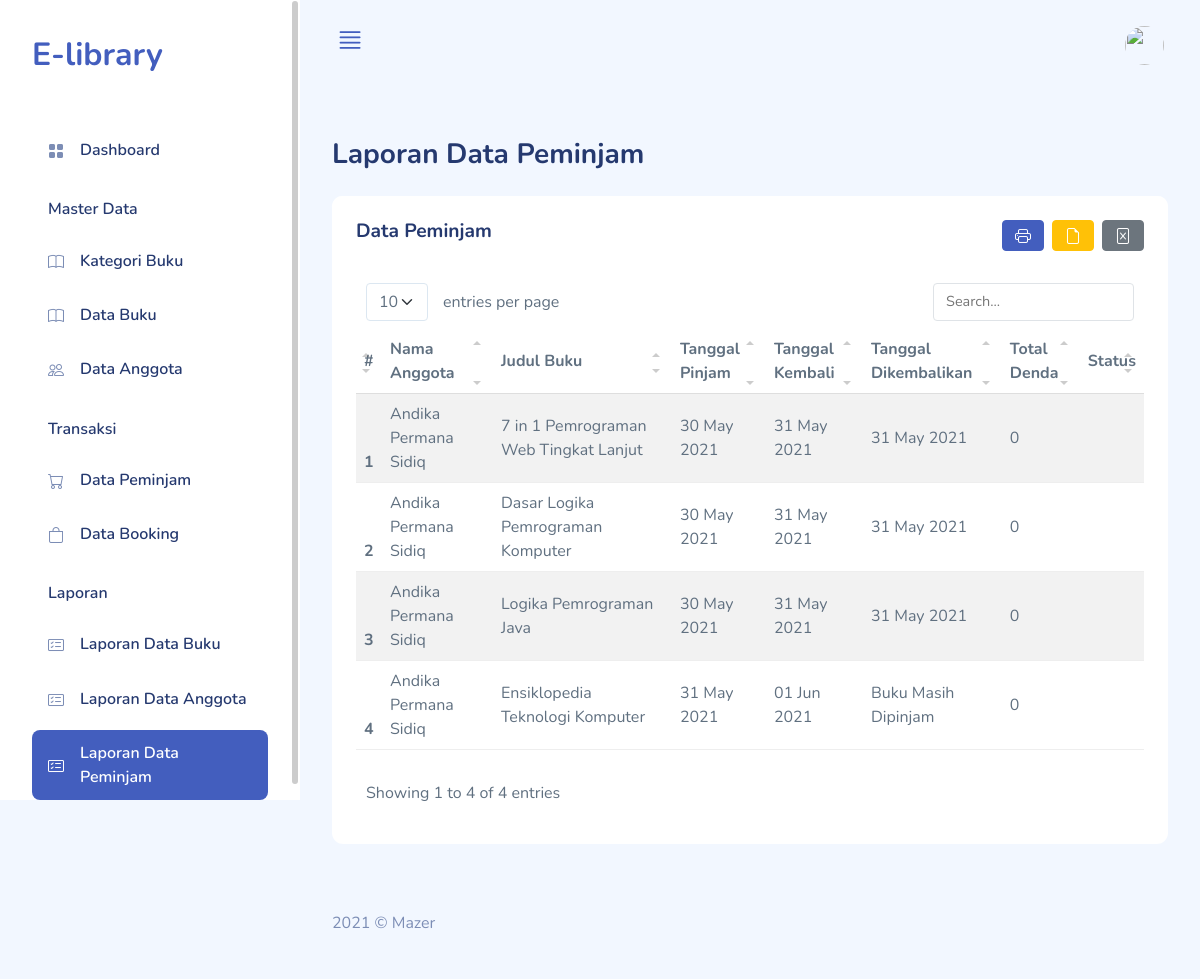
/index.php/laporan/laporan_pinjam, run on an earlier commit of the app's database.
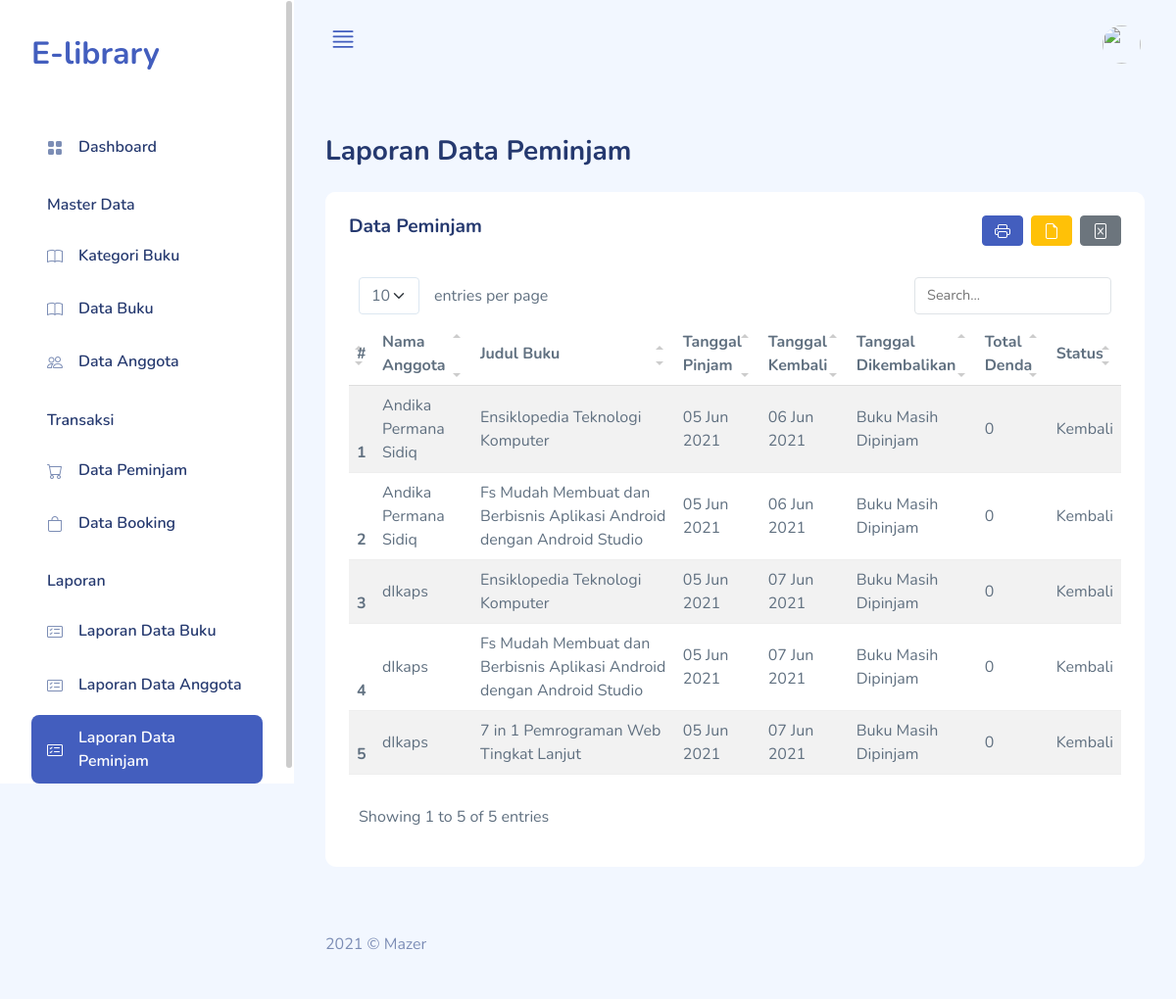
And on a later commit of the database.
### tables this page shows
CREATE TABLE `pinjam` (
  `no_pinjam` varchar(12) NOT NULL,
  `tgl_pinjam` date DEFAULT NULL,
  `id_booking` varchar(12) DEFAULT NULL,
  `id_user` int(11) DEFAULT NULL,
  `tgl_kembali` date DEFAULT NULL,
  `tgl_pengembalian` date DEFAULT NULL,
  `status` enum('Pinjam','Kembali') DEFAULT NULL,
  `total_denda` int(11) DEFAULT NULL
);

CREATE TABLE `user` (
  `id` int(11) NOT NULL,
  `nama` varchar(128) DEFAULT NULL,
  `alamat` text DEFAULT NULL,
  `email` varchar(128) DEFAULT NULL,
  `image` varchar(128) DEFAULT 'default.jpg',
  `password` varchar(256) DEFAULT NULL,
  `role_id` int(11) DEFAULT NULL,
  `is_active` int(1) DEFAULT NULL,
  `tanggal_input` int(11) DEFAULT NULL,
  `no_telp` varchar(30) DEFAULT NULL
);

CREATE TABLE `buku` (
  `id` int(11) NOT NULL,
  `judul_buku` varchar(128) DEFAULT NULL,
  `id_kategori` int(11) DEFAULT NULL,
  `pengarang` varchar(64) DEFAULT NULL,
  `penerbit` varchar(64) DEFAULT NULL,
  `tahun_terbit` year(4) DEFAULT NULL,
  `isbn` varchar(64) DEFAULT NULL,
  `stok` int(11) DEFAULT NULL,
  `dipinjam` int(11) DEFAULT NULL,
  `dibooking` int(11) DEFAULT NULL,
  `image` varchar(256) DEFAULT NULL,
  `jml_halaman` int(11) DEFAULT NULL
);

CREATE TABLE `detail_pinjam` (
  `no_pinjam` varchar(12) DEFAULT NULL,
  `id_buku` int(11) DEFAULT NULL,
  `denda` int(11) DEFAULT NULL,
  `status_pinjam` enum('Pinjam','Kembali') DEFAULT NULL
);

### application/controllers/Laporan.php (called while the page is built, shortened)
<?php
class Laporan extends CI_Controller
{
  public function laporan_pinjam()
  {
    $data['judul'] = "Laporan Data Peminjam";
    $data['user']  = $this->ModelUser->cekData(['email' => $this->session->userdata('email')])->row_array();
    $query = "SELECT *
              FROM pinjam p,
                   detail_pinjam d,
                   buku b,
                   user u
              WHERE d.id_buku=b.id
                    AND
                      p.id_user = u.id
                    AND
                      p.no_pinjam=d.no_pinjam
    ";
    $data['laporan'] = $this->db->query($query)->result_array();
    $this->load->view('templates/header', $data);
    $this->load->view('templates/sidebar');
    $this->load->view('templates/topbar', $data);
    $this->load->view('pinjam/laporan-pinjam', $data);
    $this->load->view('templates/footer');
  }
}

### index.php (called while the page is built, shortened)
<?php
require_once BASEPATH.'core/CodeIgniter.php';

### application/views/pinjam/laporan-pinjam.php (the view)
<div id="main-content">
  <div class="page-heading">
    <div class="page-title">
      <div class="row">
        <div class="col-12 col-md-6 order-md-1 order-last mb-3">
          <h3>Laporan Data Peminjam</h3>
        </div>
      </div>
    </div>
    <div class="row">
      <div class="col-12">
        <div class="card">
          <div class="card-header d-flex justify-content-between">
            <h4>Data Peminjam</h4>
            <div class="d-flex">
              <a href="<?= base_url('laporan/cetak_laporan_pinjam'); ?>" class="btn btn-primary d-flex align-items-center" title="Print">
                <i class="bi bi-printer"></i>
              </a>
              <a href="<?= base_url('laporan/laporan_pinjam_pdf'); ?>" class="btn btn-warning d-flex align-items-center mx-2" title="Download Pdf">
                <i class="bi bi-file-earmark"></i>
              </a>
              <a href="<?= base_url('laporan/export_excel_pinjam'); ?>" class="btn btn-secondary d-flex align-items-center" title="Download Excel">
                <i class="bi bi-file-excel"></i>
              </a>
            </div>
          </div>
          <div class="card-body">
            <table class="table table-striped" id="table1">
              <thead>
                <tr>
                  <th scope="col">#</th>
                  <th scope="col">Nama Anggota</th>
                  <th scope="col">Judul Buku</th>
                  <th scope="col">Tanggal Pinjam</th>
                  <th scope="col">Tanggal Kembali</th>
                  <th scope="col">Tanggal Dikembalikan</th>
                  <th scope="col">Total Denda</th>
                  <th scope="col">Status</th>
                </tr>
              </thead>
              <tbody>
                <?php $i = 1;
                foreach ($laporan as $l) : ?>
                  <tr>
                    <th scope="row"><?= $i++; ?></th>
                    <td><?= $l['nama']; ?></td>
                    <td><?= $l['judul_buku']; ?></td>
                    <td><?= date('d M Y', strtotime($l['tgl_pinjam'])); ?></td>
                    <td><?= date('d M Y', strtotime($l['tgl_kembali'])); ?></td>
                    <td>
                      <?php if ($l['status'] == 'Kembali') : ?>
                        <?= date('d M Y', strtotime($l['tgl_pengembalian'])); ?>
                      <?php else : ?>
                        Buku Masih Dipinjam
                      <?php endif; ?>
                    </td>
                    <td><?= $l['total_denda']; ?></td>
                    <td><?= $l['status_pinjam']; ?></td>
                  </tr>
                <?php endforeach; ?>
              </tbody>
            </table>
          </div>
        </div>
      </div>
    </div>
  </div>

### application/views/templates/header.php (shortened to what this page needs)
<!DOCTYPE html>
<html lang="en">
<head>
    <link rel="stylesheet" href="<?= base_url(); ?>assets/css/bootstrap.css" />
    <link rel="stylesheet" href="<?= base_url(); ?>assets/vendors/iconly/bold.css" />
    <link rel="stylesheet" href="<?= base_url(); ?>assets/vendors/perfect-scrollbar/perfect-scrollbar.css" />
    <link rel="stylesheet" href="<?= base_url(); ?>assets/vendors/bootstrap-icons/bootstrap-icons.css" />
    <link rel="stylesheet" href="<?= base_url(); ?>assets/css/app.css" />
    <link rel="stylesheet" href="<?= base_url(); ?>assets/vendors/simple-datatables/style.css" />
    <link rel="stylesheet" href="<?= base_url(); ?>assets/vendors/toastify/toastify.css">
</head>
<body>
    <div id="app">

### application/views/templates/sidebar.php (shortened to what this page needs)
<div id="sidebar" class="active">
  <div class="sidebar-wrapper active">
    <div class="sidebar-header">
      <div class="d-flex justify-content-between">
        <div class="logo">
          <a href="<?= base_url('admin'); ?>">
            E-library
          </a>
        </div>
      </div>
    </div>
    <div class="sidebar-menu">
      <ul class="menu">
        <li class="sidebar-item <?= cek_menu(1, 'admin'); ?>">
          <a href="<?= base_url('admin'); ?>" class="sidebar-link">
            <i class="bi bi-grid-fill"></i>
            <span>Dashboard</span>
          </a>
        </li>
        <li class="sidebar-title">Master Data</li>
        <li class="sidebar-item <?= cek_menu(2, 'kategori'); ?>">
          <a href="<?= base_url('buku/kategori'); ?>" class="sidebar-link">
            <i class="bi bi-book"></i>
            <span>Kategori Buku</span>
          </a>
        </li>
        <li class="sidebar-item <?php
                                if ($this->uri->segment(2) == 'kategori') {
                                  echo '';
                                } else if ($this->uri->segment(1) == 'buku') {
                                  echo 'active';
                                } else {
                                  echo '';
                                }
                                ?>">
          <a href="<?= base_url('buku'); ?>" class="sidebar-link">
            <i class="bi bi-book"></i>
            <span>Data Buku</span>
          </a>
        </li>
        <li class="sidebar-item <?= cek_menu(2, 'anggota'); ?>">
          <a href="<?= base_url('user/anggota'); ?>" class="sidebar-link">
            <i class="bi bi-people"></i>
            <span>Data Anggota</span>
          </a>
        </li>
        <li class="sidebar-title">Transaksi</li>
        <li class="sidebar-item <?php
                                if ($this->uri->segment(2) == 'daftarBooking') {
                                  echo '';
                                } else if ($this->uri->segment(1) == 'pinjam') {
                                  echo 'active';
                                } else {
                                  echo '';
                                }
                                ?>">
          <a href="<?= base_url('pinjam'); ?>" class="sidebar-link">
            <i class="bi bi-cart"></i>
            <span>Data Peminjam</span>
          </a>
        </li>
        <li class="sidebar-item <?= cek_menu(2, 'daftarBooking'); ?>">
          <a href="<?= base_url('pinjam/daftarBooking'); ?>" class="sidebar-link">
            <i class="bi bi-bag"></i>
            <span>Data Booking</span>
          </a>
        </li>
        <li class="sidebar-title">Laporan</li>
        <li class="sidebar-item <?= cek_menu(2, 'laporan_buku'); ?>">
          <a href="<?= base_url('laporan/laporan_buku'); ?>" class="sidebar-link">
            <i class="bi bi-card-checklist"></i>
            <span>Laporan Data Buku</span>
          </a>
        </li>
        <li class="sidebar-item <?= cek_menu(2, 'laporan_anggota'); ?>">
          <a href="<?= base_url('laporan/laporan_anggota'); ?>" class="sidebar-link">
            <i class="bi bi-card-checklist"></i>
            <span>Laporan Data Anggota</span>
          </a>
        </li>
        <li class="sidebar-item <?= cek_menu(2, 'laporan_pinjam'); ?>">
          <a href="<?= base_url('laporan/laporan_pinjam'); ?>" class="sidebar-link">
            <i class="bi bi-card-checklist"></i>
            <span>Laporan Data Peminjam</span>
          </a>
        </li>
      </ul>
    </div>
  </div>
</div>

### application/helpers/pustaka_helper.php (shortened to what this page needs)
<?php
function cek_menu($segment, $rules)
{
	$ci = get_instance();
	echo ($ci->uri->segment($segment) == $rules) ? 'active' : '';
}

### application/views/templates/topbar.php (shortened to what this page needs)
<div id="main" class="layout-navbar">
  <header class="mb-3">
    <nav class="navbar navbar-expand navbar-light">
      <div class="container-fluid">
        <a href="#" class="burger-btn d-block">
          <i class="bi bi-justify fs-3"></i>
        </a>
        <div class="collapse navbar-collapse" id="navbarSupportedContent">
          <div class="dropdown ms-auto">
            <a href="#" data-bs-toggle="dropdown" aria-expanded="false">
              <div class="user-menu d-flex align-items-center">
                <div class="user-img d-flex align-items-center">
                  <div class="avatar avatar-md">
                    <img src="<?= base_url('assets/img/profile/' . $user['image']); ?>" />
                  </div>
                </div>
              </div>
            </a>
          </div>
        </div>
      </div>
    </nav>
  </header>

### application/views/templates/footer.php (shortened to what this page needs)
<footer>
    <div class="footer clearfix mb-0 text-muted">
        <div class="float-start">
            <p>2021 &copy; Mazer</p>
        </div>
    </div>
</footer>
</div>
</div>
</div>
</body>
</html>

### assets/css/app.css (style rules this page uses)
.avatar { display:inline-flex;border-radius:50%;text-align:center;vertical-align:middle;position:relative }
.avatar img { width:32px;height:32px;border-radius:50% }
.avatar.avatar-md .avatar-content,.avatar.avatar-md img { width:32px;height:32px;font-size:.8rem }
.btn i,.btn svg { width:16px;height:16px }
.btn.btn-danger,.btn.btn-info,.btn.btn-primary,.btn.btn-secondary,.btn.btn-success,.btn.btn-warning { color:#fff }
.card { margin-bottom:2.2rem;border:none }
.card .card-header { border:none }
.card .card-header h4 { font-size:1.2rem;font-weight:700 }
.card .card-header~.card-body { padding-top:0 }
.card .card-body { padding:1.5rem }
#sidebar.active .sidebar-wrapper { left:0 }
.sidebar-wrapper { width:300px;height:100vh;position:fixed;top:0;z-index:10;overflow-y:auto;background-color:#fff;bottom:0;transition:left .5s ease-out }
.sidebar-wrapper .sidebar-header { padding:2rem 2rem 1rem;font-size:2rem;font-weight:700 }
.sidebar-wrapper .menu { margin-top:2rem;padding:0 2rem;font-weight:600 }
.sidebar-wrapper .menu .sidebar-title { padding:0 1rem;margin:1.5rem 0 1rem;font-size:1rem;list-style:none;font-weight:600;color:#25396f }
.sidebar-wrapper .menu .sidebar-link { display:block;padding:.7rem 1rem;font-size:1rem;display:flex;align-items:center;border-radius:.5rem;transition:all .5s;text-decoration:none;color:#25396f }
.sidebar-wrapper .menu .sidebar-link i,.sidebar-wrapper .menu .sidebar-link svg { color:#7c8db5 }
.sidebar-wrapper .menu .sidebar-link span { margin-left:1rem }
.sidebar-wrapper .menu .sidebar-item { list-style:none;margin-top:.5rem;position:relative }
.sidebar-wrapper .menu .sidebar-item.active .sidebar-link { background-color:#435ebe }
.sidebar-wrapper .menu .sidebar-item.active .sidebar-link span { color:#fff }
.sidebar-wrapper .menu .sidebar-item.active .sidebar-link i,.sidebar-wrapper .menu .sidebar-item.active .sidebar-link svg { fill:#fff;color:#fff }
.navbar { height:90px;padding:1.5rem }
.navbar .user-menu img { width:39px;height:39px }
.dataTable-table td,.dataTable-table thead th,.table td,.table thead th { vertical-align:middle }
.dataTable-table:not(.table-borderless) thead th,.table:not(.table-borderless) thead th { border-bottom:1px solid #dedede!important }
.bi { width:1rem;height:1rem }
.burger-btn { display:none }
#main { margin-left:300px;padding:2rem }
#main.layout-navbar { padding:0 }
#main #main-content { padding:2rem }
.page-heading { margin:0 0 2rem }
.page-heading h3 { font-weight:700 }
a { text-decoration:none }

What changed in the data, as far as the page shows it:
removed pinjam: id_user.nama "Andika Permana Sidiq", buku.judul_buku "7 in 1 Pemrograman Web Tingkat Lanjut", tgl_pinjam "30 May 2021", tgl_kembali "31 May 2021", tgl_pengembalian "31 May 2021", total_denda "0", buku.judul_buku "Dasar Logika Pemrograman Komputer", buku.judul_buku "Logika Pemrograman Java"
removed pinjam: id_user.nama "Andika Permana Sidiq", buku.judul_buku "Ensiklopedia Teknologi Komputer", tgl_pinjam "31 May 2021", tgl_kembali "01 Jun 2021", status "Buku Masih Dipinjam", total_denda "0"
added pinjam: id_user.nama "Andika Permana Sidiq", buku.judul_buku "Ensiklopedia Teknologi Komputer", tgl_pinjam "05 Jun 2021", tgl_kembali "06 Jun 2021", status "Buku Masih Dipinjam", total_denda "0", detail_pinjam.status_pinjam "Kembali", buku.judul_buku "Fs Mudah Membuat dan Berbisnis Aplikasi Android dengan Android Studio"
added pinjam: id_user.nama "dIkaps", buku.judul_buku "Ensiklopedia Teknologi Komputer", tgl_pinjam "05 Jun 2021", tgl_kembali "07 Jun 2021", status "Buku Masih Dipinjam", total_denda "0", detail_pinjam.status_pinjam "Kembali", buku.judul_buku "Fs Mudah Membuat dan Berbisnis Aplikasi Android dengan Android Studio", buku.judul_buku "7 in 1 Pemrograman Web Tingkat Lanjut"
Also different on the page:
text written by a page script: "entries per page Showing 1 to 4 of 4 entries" → "entries per page Showing 1 to 5 of 5 entries"
